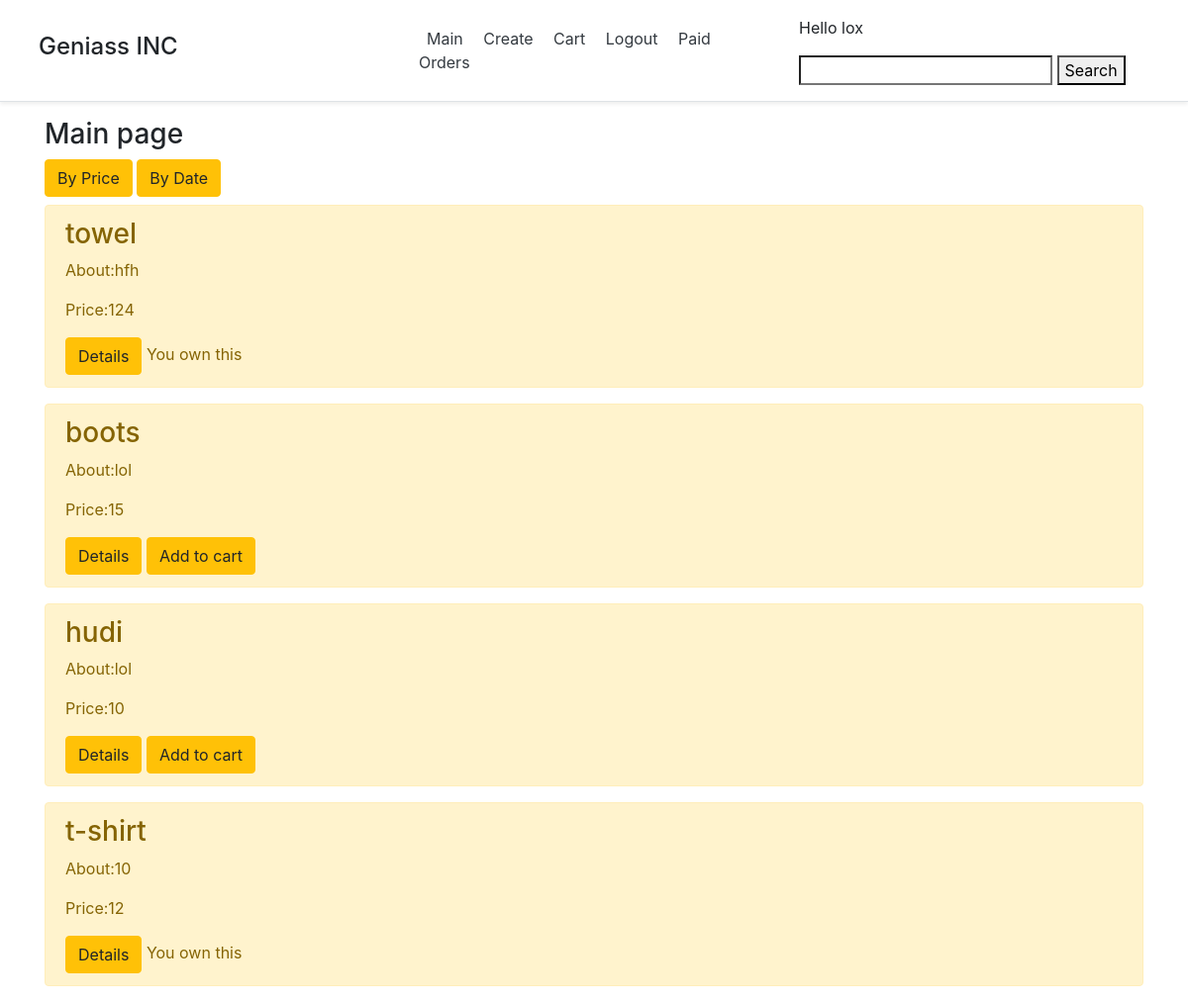
/?a=1 (signed in), run on the app's committed database.
### user/models.py (models this page shows)
class NewUser(AbstractUser):
    username = models.CharField('username', max_length=50, unique=True)
    email = models.EmailField('email', max_length=254, unique=True)
    password = models.CharField('password', max_length=50)
    catalog = models.ManyToManyField(Product, blank=True)
    USERNAME_FIELD = 'username'
    REQUIRED_FIELDS = []

### main/models.py (models this page shows)
class Product(models.Model):
    title = models.CharField('Name', max_length = 50)
    price = models.IntegerField('Price')
    task = models.TextField('About')

### main/views.py (the view)
# urls.py: path('', views.index, name='main'),
@login_required(login_url='user:login')
def index(request):
    if request.GET.get('search'):
        search = request.GET.get('search')
        index_by_date = f'/?a=1&search={search}'
        index_by_price = f'/?a=2&search={search}'
        tasks = Product.objects.all().filter(title=search)
    else:
        search = ""
        index_by_date = '/?a=1'
        index_by_price = '/?a=2'
        tasks = Product.objects.order_by('-price')
    if 'a' not in request.GET or len(request.GET) == 0 or request.GET['a'] == '2':
        tasks = tasks.order_by('-price')
    elif request.GET['a'] == '1':
        tasks = tasks.order_by('-id')
    order = Order.objects.filter(owner=request.user, is_ordered=False)
    try:
        current_orders = [product.product for product in order[0].items.all()]
    except:
        current_orders = []
    paid_orders = request.user.catalog.all()
    return render(request, 'main/index.html', {'tasks': tasks, 'index_by_date': index_by_date,
                                               'index_by_price': index_by_price,
                                               'search':search,'current_orders':current_orders,
                                               'paid_orders':paid_orders})

### main/templates/main/index.html (shortened to what this page needs)
{% extends 'main/base.html' %}
{% block main %}
<form class="container">
<h3>Main page</h3>
<a href="{{ index_by_price }}" class = "btn btn-warning">By Price</a>
<a href="{{ index_by_date }}" class = "btn btn-warning">By Date</a>
{% for el in tasks%}
    <div class="alert alert-warning mt-2">
        <h3>{{el.title}}</h3>
        <p>About:{{el.task}}</p>
        <p>Price:{{el.price}}</p>
        <a href="task/{{el.id}}/" class = "btn btn-warning">Details</a>
        {% if el in paid_orders %}
        You own this
        {% elif el not in current_orders %}
        <a href="shopping_cart/add_to_cart/{{el.id}}/" class = "btn btn-warning">Add to cart</a>
        {% else %}
        <a href="shopping_cart/check_cart" class = "btn btn-warning">Go to cart</a>
        {% endif %}
    </div>
{% endfor %}
    </form>
{% endblock %}

### main/templates/main/base.html (shortened to what this page needs)
<!doctype html>
<html lang="en">
<head>
    <link rel="stylesheet" href="https://stackpath.bootstrapcdn.com/bootstrap/4.5.2/css/bootstrap.min.css">
</head>
<body>
<header class="d-flex flex-column flex-md-row align-items-center p-3 px-md-4 mb-3 bg-white border-bottom shadow-sm">
  <h4 class="container" style="">Geniass INC</h4>
  <nav class="container">
    <a class="p-2 text-dark" href="{% url 'main:main' %}" >Main</a>
    <a class="p-2 text-dark" href="{% url 'main:create' %}">Create</a>
      <a class="p-2 text-dark" href="{% url 'cart:check_cart' %}">Cart</a>
      <a class="p-2 text-dark" href="{% url 'user:logout' %}">Logout</a>
      <a class="p-2 text-dark" href="{% url 'cart:paid_orders' %}">Paid Orders</a>
  </nav>
    <form class="container" method="GET">
        <p>Hello {{request.user}}</p>
        <input class="add_your_class" type="search" name="search" value="{{ search }}">
        <button class="add_your_class" type="submit"> Search </button>
        </form>
</header>
    {% block main %}{% endblock%}
</body>
</html>

### data on the page
NewUser: user "lox"
Product: title "towel", task "hfh", price "124", shows "You own this"
Product: title "boots", task "lol", price "15"
Product: title "hudi", task "lol", price "10"
Product: title "t-shirt", task "10", price "12", shows "You own this"
